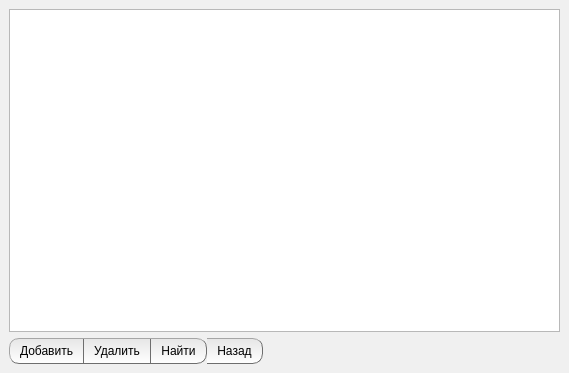
<?xml version="1.0" encoding="UTF-8"?>
<ui version="4.0">
 <class>MainWindow</class>
 <widget class="QMainWindow" name="MainWindow">
  <property name="geometry">
   <rect>
    <x>0</x>
    <y>0</y>
    <width>569</width>
    <height>373</height>
   </rect>
  </property>
  <property name="windowTitle">
   <string>Учет материалов</string>
  </property>
  <property name="styleSheet">
   <string notr="true">QMainWindow {
	background-color: rgb(240, 240, 240);
}</string>
  </property>
  <widget class="QWidget" name="centralwidget">
   <layout class="QVBoxLayout" name="verticalLayout">
    <item>
     <widget class="QTableWidget" name="tableWidget">
      <property name="minimumSize">
       <size>
        <width>0</width>
        <height>0</height>
       </size>
      </property>
      <property name="styleSheet">
       <string notr="true">gridline-color: rgb(160, 160, 160);
selection-background-color: rgb(230, 230, 230);
selection-color: rgb(0, 0, 0);</string>
      </property>
      <property name="frameShape">
       <enum>QFrame::StyledPanel</enum>
      </property>
      <property name="frameShadow">
       <enum>QFrame::Plain</enum>
      </property>
      <property name="lineWidth">
       <number>1</number>
      </property>
      <property name="midLineWidth">
       <number>0</number>
      </property>
      <property name="gridStyle">
       <enum>Qt::CustomDashLine</enum>
      </property>
      <property name="sortingEnabled">
       <bool>false</bool>
      </property>
      <attribute name="horizontalHeaderVisible">
       <bool>true</bool>
      </attribute>
      <attribute name="verticalHeaderVisible">
       <bool>false</bool>
      </attribute>
     </widget>
    </item>
    <item>
     <layout class="QHBoxLayout" name="horizontalLayout">
      <property name="spacing">
       <number>0</number>
      </property>
      <item>
       <widget class="QPushButton" name="pushButton_1">
        <property name="sizePolicy">
         <sizepolicy hsizetype="Fixed" vsizetype="Fixed">
          <horstretch>0</horstretch>
          <verstretch>0</verstretch>
         </sizepolicy>
        </property>
        <property name="minimumSize">
         <size>
          <width>0</width>
          <height>0</height>
         </size>
        </property>
        <property name="maximumSize">
         <size>
          <width>16777215</width>
          <height>16777215</height>
         </size>
        </property>
        <property name="cursor">
         <cursorShape>PointingHandCursor</cursorShape>
        </property>
        <property name="styleSheet">
         <string notr="true">QPushButton {
	padding-top: 5px;
	padding-bottom: 5px;
	padding-left: 10px;
	padding-right: 10px;
    background-color:  qlineargradient(spread:pad, x1:1, y1:0, x2:1, y2:1, stop:0 rgba(230, 230, 230, 255), stop:1 rgba(255, 255, 255, 255));
    border-style: outset;
    border-top-left-radius: 10;
    border-bottom-left-radius: 10;
    border-width: 1px;
    border-color: rgb(110, 110, 110);
}

QPushButton:hover {
    background-color:rgb(220,220,220);
 }

QPushButton:pressed {
    background-color:rgb(200,200,200);
 }</string>
        </property>
        <property name="text">
         <string>Добавить</string>
        </property>
       </widget>
      </item>
      <item>
       <widget class="QPushButton" name="pushButton_2">
        <property name="sizePolicy">
         <sizepolicy hsizetype="Fixed" vsizetype="Fixed">
          <horstretch>0</horstretch>
          <verstretch>0</verstretch>
         </sizepolicy>
        </property>
        <property name="minimumSize">
         <size>
          <width>0</width>
          <height>0</height>
         </size>
        </property>
        <property name="maximumSize">
         <size>
          <width>16777215</width>
          <height>16777215</height>
         </size>
        </property>
        <property name="cursor">
         <cursorShape>PointingHandCursor</cursorShape>
        </property>
        <property name="styleSheet">
         <string notr="true">QPushButton {
	padding-top: 5px;
	padding-bottom: 5px;
	padding-left: 10px;
	padding-right: 10px;
    background-color:  qlineargradient(spread:pad, x1:1, y1:0, x2:1, y2:1, stop:0 rgba(230, 230, 230, 255), stop:1 rgba(255, 255, 255, 255));
    border-style: outset;
    border-top-width: 1px;
	border-bottom-width: 1px;
	border-right-width: 1px;
    border-color: rgb(110, 110, 110);
}

QPushButton:hover {
    background-color:rgb(220,220,220);
 }

QPushButton:pressed {
    background-color:rgb(200,200,200);
 }</string>
        </property>
        <property name="text">
         <string>Удалить</string>
        </property>
       </widget>
      </item>
      <item>
       <widget class="QPushButton" name="pushButton_3">
        <property name="sizePolicy">
         <sizepolicy hsizetype="Fixed" vsizetype="Fixed">
          <horstretch>0</horstretch>
          <verstretch>0</verstretch>
         </sizepolicy>
        </property>
        <property name="minimumSize">
         <size>
          <width>0</width>
          <height>0</height>
         </size>
        </property>
        <property name="maximumSize">
         <size>
          <width>16777215</width>
          <height>16777215</height>
         </size>
        </property>
        <property name="cursor">
         <cursorShape>PointingHandCursor</cursorShape>
        </property>
        <property name="styleSheet">
         <string notr="true">QPushButton {
	padding-top: 5px;
	padding-bottom: 5px;
	padding-left: 10px;
	padding-right: 10px;
    background-color:  qlineargradient(spread:pad, x1:1, y1:0, x2:1, y2:1, stop:0 rgba(230, 230, 230, 255), stop:1 rgba(255, 255, 255, 255));
    border-style: outset;
    border-top-right-radius: 10;
    border-bottom-right-radius: 10;
    border-width: 1px;
	border-left-width: 0px;
    border-color: rgb(110, 110, 110);
}

QPushButton:hover {
    background-color:rgb(220,220,220);
 }

QPushButton:pressed {
    background-color:rgb(200,200,200);
 }</string>
        </property>
        <property name="text">
         <string>Найти</string>
        </property>
       </widget>
      </item>
      <item>
       <widget class="QPushButton" name="pushButton_4">
        <property name="sizePolicy">
         <sizepolicy hsizetype="Fixed" vsizetype="Fixed">
          <horstretch>0</horstretch>
          <verstretch>0</verstretch>
         </sizepolicy>
        </property>
        <property name="minimumSize">
         <size>
          <width>0</width>
          <height>0</height>
         </size>
        </property>
        <property name="maximumSize">
         <size>
          <width>16777215</width>
          <height>16777215</height>
         </size>
        </property>
        <property name="cursor">
         <cursorShape>PointingHandCursor</cursorShape>
        </property>
        <property name="styleSheet">
         <string notr="true">QPushButton {
	padding-top: 5px;
	padding-bottom: 5px;
	padding-left: 10px;
	padding-right: 10px;
    background-color:  qlineargradient(spread:pad, x1:1, y1:0, x2:1, y2:1, stop:0 rgba(230, 230, 230, 255), stop:1 rgba(255, 255, 255, 255));
    border-style: outset;
    border-top-right-radius: 10;
    border-bottom-right-radius: 10;
    border-width: 1px;
	border-left-width: 0px;
    border-color: rgb(110, 110, 110);
}

QPushButton:hover {
    background-color:rgb(220,220,220);
 }

QPushButton:pressed {
    background-color:rgb(200,200,200);
 }</string>
        </property>
        <property name="text">
         <string>Назад</string>
        </property>
       </widget>
      </item>
      <item>
       <spacer name="horizontalSpacer">
        <property name="orientation">
         <enum>Qt::Horizontal</enum>
        </property>
        <property name="sizeHint" stdset="0">
         <size>
          <width>40</width>
          <height>20</height>
         </size>
        </property>
       </spacer>
      </item>
     </layout>
    </item>
   </layout>
  </widget>
 </widget>
 <resources/>
 <connections/>
</ui>
